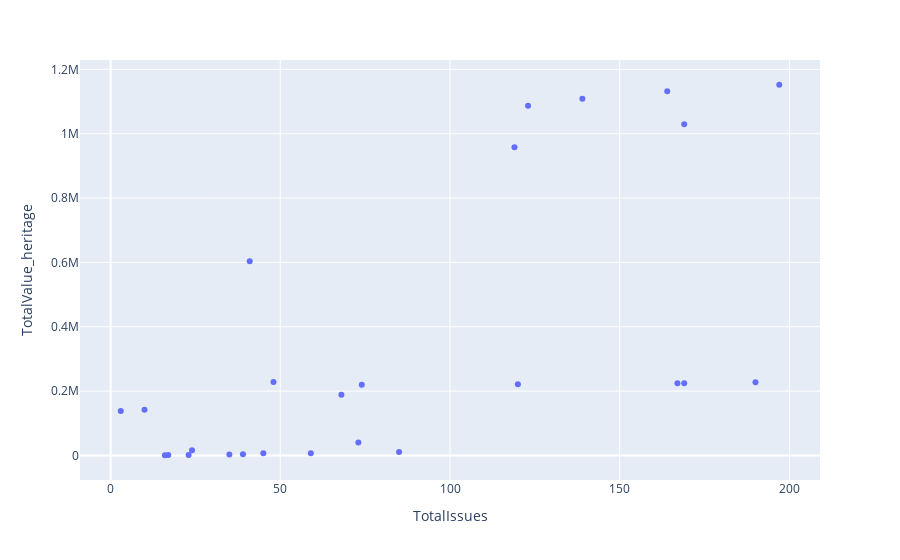

The code cell stored with this chart in its notebook:
### Code cell
px.scatter(mutants, x='TotalIssues', y="TotalValue_heritage")

### Figure 1 — Plotly figure (JSON) as saved in the notebook; plotly's stock layout.template omitted (floating-point values rounded to 4 significant figures)
{"data": [{"hovertemplate": "TotalIssues=%{x}<br>TotalValue_heritage=%{y}<extra></extra>", "legendgroup": "", "marker": {"color": "#636efa", "symbol": "circle"}, "mode": "markers", "name": "", "orientation": "v", "showlegend": false, "type": "scatter", "x": [139, 119, 197, 123, 164, 68, 48, 190, 120, 167, 169, 74, 10, 3, 73, 85, 24, 41, 45, 35, 39, 17, 23, 16, 59, 169], "xaxis": "x", "y": [1108558, 957993, 1152230, 1086749, 1132091, 189014, 228558, 227438, 221716, 224653, 224661, 220055, 142088, 138380, 40655, 11188, 16643, 603328, 7268, 2893, 3710, 1519, 1592, 729, 6603, 1029099], "yaxis": "y"}], "layout": {"legend": {"tracegroupgap": 0}, "margin": {"t": 60}, "xaxis": {"anchor": "y", "domain": [0, 1], "title": {"text": "TotalIssues"}}, "yaxis": {"anchor": "x", "domain": [0, 1], "title": {"text": "TotalValue_heritage"}}}}
